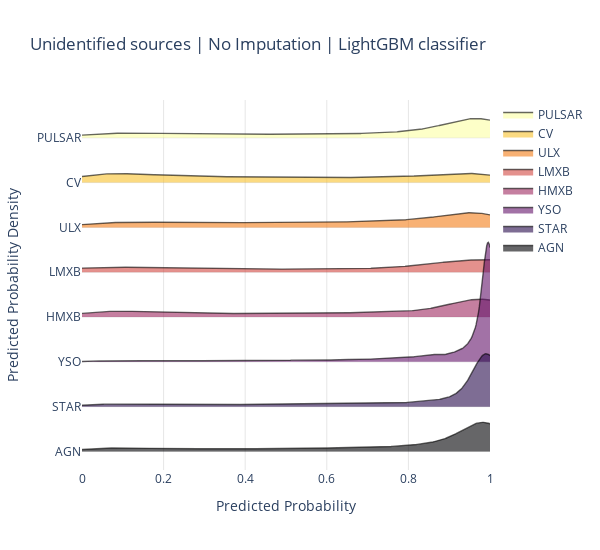

Here is the notebook cell this chart was saved with:
### Code cell
from numpy.random import normal
from ridgeplot import ridgeplot
cl = classes[::-1]
sample = [u_df[u_df['class']==c]['prob'] for c in cl]
fig = ridgeplot(
    samples=sample,
    kde_points=np.linspace(0, 1, 500),
    colorscale="inferno",
    colormode="index",
    coloralpha=0.6,
    labels=cl,
    spacing = 3 / 8,
    xpad=0
)
fig.update_layout(
    title="Unidentified sources | No Imputation | LightGBM classifier",
    height=550,
    width=600,
    plot_bgcolor="rgba(255, 255, 255, 0.0)",
    xaxis_gridcolor="rgba(0, 0, 0, 0.1)",
    yaxis_gridcolor="rgba(0, 0, 0, 0.1)",
    xaxis_title="Predicted Probability",
    yaxis_title="Predicted Probability Density",
)

#fig.save('temp.png')
fig.write_image('temp_res_comp/unid_prob_dist/lightGBM_none.jpg')
fig.show()

### Figure 1 — Plotly figure (JSON) as saved in the notebook; plotly's stock layout.template omitted (floating-point values rounded to 4 significant figures; data arrays with more than 128 entries replaced by an {"elided": "..."} marker saying what was removed)
{"data": [{"line": {"color": "rgba(0,0,0,0)", "width": 0}, "showlegend": false, "type": "scatter", "x": {"elided": "500 float values"}, "y": {"elided": "500 int values"}}, {"fill": "tonexty", "fillcolor": "rgba(252, 255, 164, 0.6)", "line": {"color": "rgba(0,0,0,0.6)", "width": 1.4}, "mode": "lines", "name": "PULSAR", "type": "scatter", "x": {"elided": "500 float values"}, "y": {"elided": "500 float values"}}, {"line": {"color": "rgba(0,0,0,0)", "width": 0}, "showlegend": false, "type": "scatter", "x": {"elided": "500 float values"}, "y": {"elided": "500 float values"}}, {"fill": "tonexty", "fillcolor": "rgba(248.14285714285714, 193.57142857142858, 45.28571428571429, 0.6)", "line": {"color": "rgba(0,0,0,0.6)", "width": 1.4}, "mode": "lines", "name": "CV", "type": "scatter", "x": {"elided": "500 float values"}, "y": {"elided": "500 float values"}}, {"line": {"color": "rgba(0,0,0,0)", "width": 0}, "showlegend": false, "type": "scatter", "x": {"elided": "500 float values"}, "y": {"elided": "500 float values"}}, {"fill": "tonexty", "fillcolor": "rgba(243.0, 126.42857142857146, 23.714285714285694, 0.6)", "line": {"color": "rgba(0,0,0,0.6)", "width": 1.4}, "mode": "lines", "name": "ULX", "type": "scatter", "x": {"elided": "500 float values"}, "y": {"elided": "500 float values"}}, {"line": {"color": "rgba(0,0,0,0)", "width": 0}, "showlegend": false, "type": "scatter", "x": {"elided": "500 float values"}, "y": {"elided": "500 float values"}}, {"fill": "tonexty", "fillcolor": "rgba(211.28571428571428, 73.28571428571426, 65.2857142857143, 0.6)", "line": {"color": "rgba(0,0,0,0.6)", "width": 1.4}, "mode": "lines", "name": "LMXB", "type": "scatter", "x": {"elided": "500 float values"}, "y": {"elided": "500 float values"}}, {"line": {"color": "rgba(0,0,0,0)", "width": 0}, "showlegend": false, "type": "scatter", "x": {"elided": "500 float values"}, "y": {"elided": "500 float values"}}, {"fill": "tonexty", "fillcolor": "rgba(158.57142857142856, 41.714285714285715, 97.85714285714286, 0.6)", "line": {"color": "rgba(0,0,0,0.6)", "width": 1.4}, "mode": "lines", "name": "HMXB", "type": "scatter", "x": {"elided": "500 float values"}, "y": {"elided": "500 float values"}}, {"line": {"color": "rgba(0,0,0,0)", "width": 0}, "showlegend": false, "type": "scatter", "x": {"elided": "500 float values"}, "y": {"elided": "500 float values"}}, {"fill": "tonexty", "fillcolor": "rgba(100.28571428571428, 21.142857142857142, 108.14285714285714, 0.6)", "line": {"color": "rgba(0,0,0,0.6)", "width": 1.4}, "mode": "lines", "name": "YSO", "type": "scatter", "x": {"elided": "500 float values"}, "y": {"elided": "500 float values"}}, {"line": {"color": "rgba(0,0,0,0)", "width": 0}, "showlegend": false, "type": "scatter", "x": {"elided": "500 float values"}, "y": {"elided": "500 float values"}}, {"fill": "tonexty", "fillcolor": "rgba(40.42857142857143, 12.0, 77.0, 0.6)", "line": {"color": "rgba(0,0,0,0.6)", "width": 1.4}, "mode": "lines", "name": "STAR", "type": "scatter", "x": {"elided": "500 float values"}, "y": {"elided": "500 float values"}}, {"line": {"color": "rgba(0,0,0,0)", "width": 0}, "showlegend": false, "type": "scatter", "x": {"elided": "500 float values"}, "y": {"elided": "500 float values"}}, {"fill": "tonexty", "fillcolor": "rgba(0, 0, 4, 0.6)", "line": {"color": "rgba(0,0,0,0.6)", "width": 1.4}, "mode": "lines", "name": "AGN", "type": "scatter", "x": {"elided": "500 float values"}, "y": {"elided": "500 float values"}}], "layout": {"height": 550, "hovermode": false, "legend": {"traceorder": "normal"}, "plot_bgcolor": "rgba(255, 255, 255, 0.0)", "title": {"text": "Unidentified sources | No Imputation | LightGBM classifier"}, "width": 600, "xaxis": {"gridcolor": "rgba(0, 0, 0, 0.1)", "range": [0, 1], "showgrid": true, "showticklabels": true, "title": {"text": "Predicted Probability"}, "zeroline": false}, "yaxis": {"gridcolor": "rgba(0, 0, 0, 0.1)", "showgrid": true, "showticklabels": true, "ticktext": ["PULSAR", "CV", "ULX", "LMXB", "HMXB", "YSO", "STAR", "AGN"], "tickvals": [0, -5.96, -11.92, -17.88, -23.84, -29.8, -35.76, -41.72], "title": {"text": "Predicted Probability Density"}, "zeroline": false}}}
